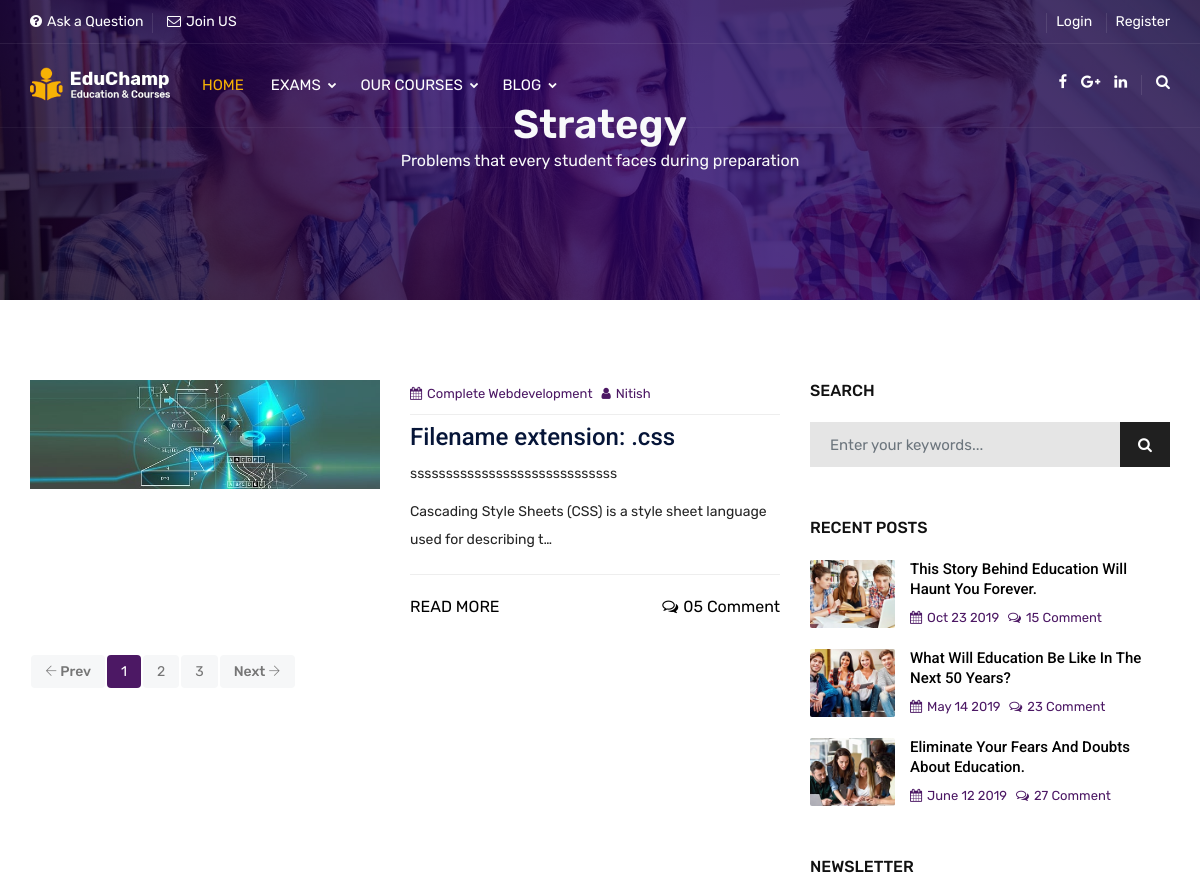
The page /explore/strategies (upper part) on the database as committed earlier.
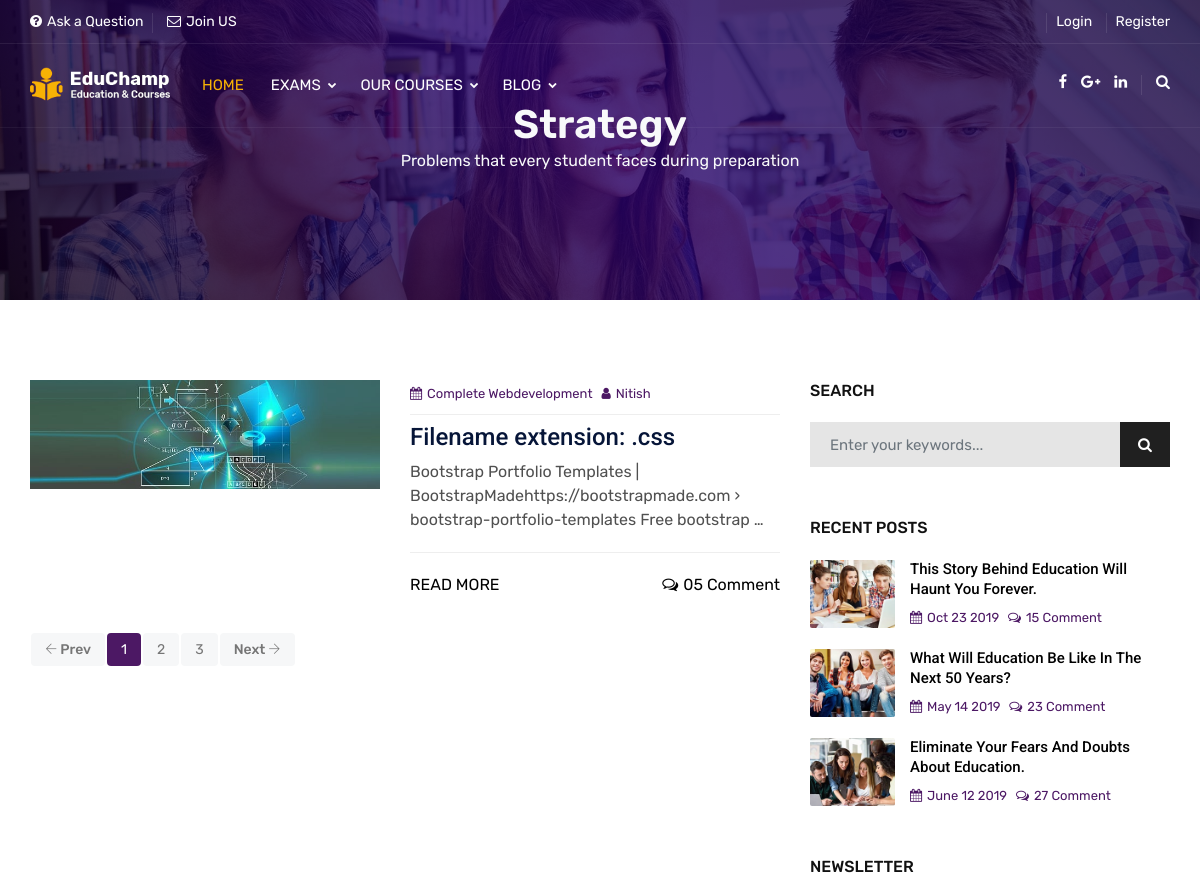
The same page on the database as committed later.
### blog/models.py (models this page shows)
class Common_strategie(models.Model):
    title = models.CharField(max_length=500)
    exam = models.ForeignKey(Exam, on_delete=models.CASCADE)
    description = RichTextField()
    slug = models.CharField(max_length=50)
    suggested_by = models.CharField(max_length=50, default="")
    image = models.ImageField(upload_to="media/explore/",default="")
    def __str__(self):
        return self.title

### exam/models.py (models this page shows)
class Exam(models.Model):
    name = models.CharField(max_length=50)
    description = RichTextField()
    image = models.ImageField(upload_to="media/explore/",default="")
    category = models.ForeignKey(Category, on_delete=models.CASCADE,default="")
    important_dates = RichTextField(default="")
    how_to_apply = RichTextField(default="")
    syllabus = RichTextField(default="")
    slug_exam = models.CharField(max_length = 50,default="")
    def __str__(self):
        return self.name

### blog/views.py (the view)
# urls.py: path('strategies', views.strategies, name="strategies"),
def strategies(request):
    allstrategies = Common_strategie.objects.all()
    ads = blogAds.objects.all()
    print(allstrategies)
    context = {'allstrategies': allstrategies,'ads':ads}
    return render(request,'Eduguider/strategies.html', context)

### templates/Eduguider/strategies.html (shortened to what the changed rows need)
{% extends 'Eduguider/base.html'%}
{%load static%}
{% block head %}
<head>
	<link rel="stylesheet" type="text/css" href='{% static "assets/css/assets.css"%}'>
	<link rel="stylesheet" type="text/css" href='{% static "assets/css/typography.css"%}'>
	<link rel="stylesheet" type="text/css" href='{% static "assets/css/shortcodes/shortcodes.css"%}'>
	<link rel="stylesheet" type="text/css" href='{% static "assets/css/style.css"%}'>
	<link class="skin" rel="stylesheet" type="text/css" href='{% static "assets/css/color/color-1.css"%}'>
</head>
{% endblock %}
{% block body %}
<body id="bg">
<div class="page-wraper">
    <div class="page-content bg-white">
        <div class="page-banner ovbl-dark" style="background-image:url(assets/images/banner/banner2.jpg);">
            <div class="container">
                <div class="page-banner-entry">
                    <h1 class="text-light">Strategy</h1>
				</div>
            </div>
        </div>
         <div class="content-block">
			<div class="section-area section-sp1">
				<div class="container">
					<div class="row">
						<div class="col-lg-8">
                              {%for strategie in allstrategies %}
							<div class="blog-post blog-md clearfix">
								<div class="ttr-post-media">
									<a href="#"><img src="/media/{{strategie.image}}" alt="Strategy"></a>
								</div>
								<div class="ttr-post-info">
									<ul class="media-post">
										<li><a href="#"><i class="fa fa-calendar"></i>{{strategie.exam}}</a></li>
										<li><a href="#"><i class="fa fa-user"></i>{{strategie.suggested_by}}</a></li>
									</ul>
									<h5 class="post-title"><a href="strategies/{{strategie.slug}}">{{strategie.title}}</a></h5>
									{{strategie.description |truncatechars:120|safe}}
									<div class="post-extra">
										<a href="strategies/{{strategie.slug}}" class="btn-link">READ MORE</a>
										<a href="#" class="comments-bx"><i class="fa fa-comments-o"></i>05 Comment</a>
									</div>
								</div>
							</div>
							{%endfor%}
						</div>
					</div>
				</div>
			</div>
        </div>
    </div>
</div>
{% endblock %}

Rows that differ between the two databases and show on the page:
changed Common_strategie "Filename extension: .css": description "sssssssssssssssssssssssssssss Cascading Style Sheets (CSS) is a style sheet language used for describing t…" → "Bootstrap Portfolio Templates | BootstrapMadehttps://bootstrapmade.com › bootstrap-portfolio-templates Free bootstrap …"
